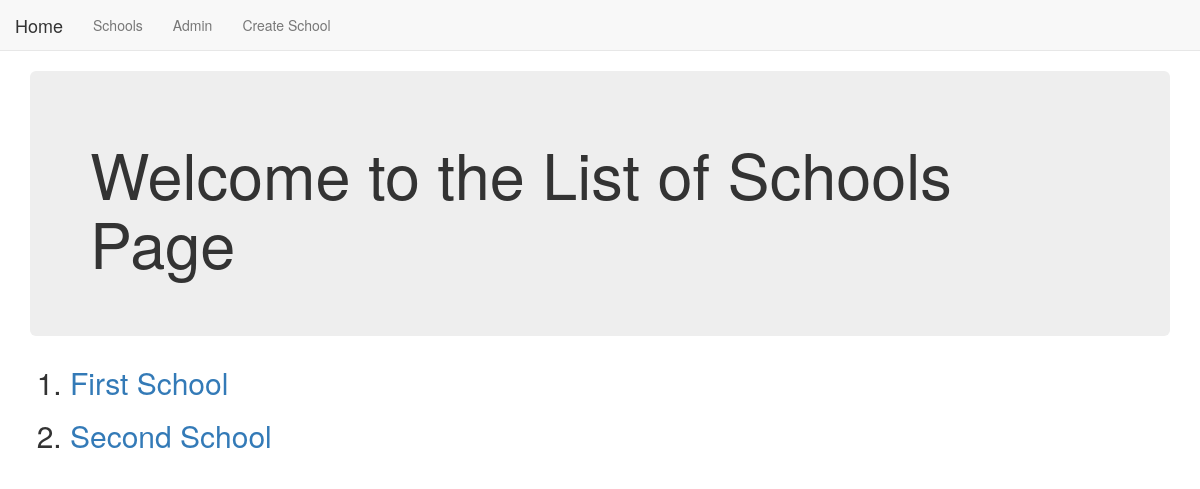
The app's page /basic_app/, older data.
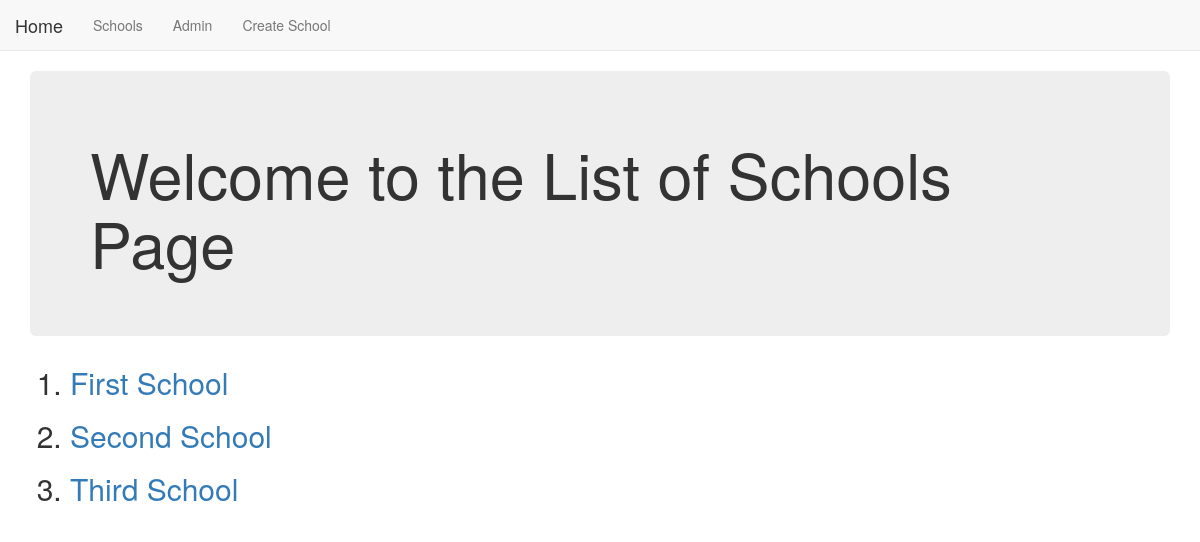
The same page, newer data.
### basic_app/models.py (models this page shows, shortened)
class School(models.Model):
    name = models.CharField(max_length=256)
    principal = models.CharField(max_length=256)
    location = models.CharField(max_length=256)

### basic_app/views.py (the view)
class SchoolListView(ListView):
    context_object_name = 'schools'
    model = models.School
    template_name = 'basic_app/school_list.html'

### basic_app/templates/basic_app/school_list.html
{% extends "basic_app/basic_app_base.html" %}
{% block body_block %}
  <div class="jumbotron">
    <h1>Welcome to the List of Schools Page</h1>
  </div>
  <ol>
    {% for school in schools %}
      <h2><li><a href='{{school.id}}/'>{{school.name}}</a></li></h2>
    {% endfor %}
  </ol>
{% endblock %}

Row changes from the older to the newer data that the page shows:
added School: name "Third School"
